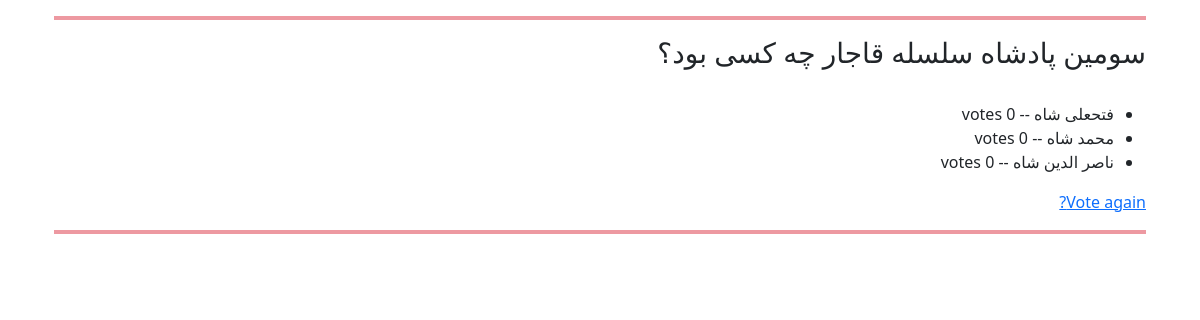
Screenshot of /polls/5/results/ with the database file from the repository.
### polls/models.py (models this page shows, shortened)
class Question(models.Model):
    question_text = models.CharField(max_length=200)
    pub_date = models.DateTimeField("date published")

class Choice(models.Model):
    question = models.ForeignKey(Question, on_delete=models.CASCADE)
    choice_text = models.CharField(max_length=200)
    votes = models.IntegerField(default=0)

### polls/views.py (the view)
# urls.py: path("<int:pk>/results/", views.ResultsView.as_view(), name="results"),
class ResultsView(generic.DetailView):
    model = Question
    template_name = "polls/results.html"

### polls/templates/polls/results.html
{% extends "polls/layout.html" %}
{% block content %}
<hr class="border border-danger border-2 opacity-50">
    <h3>{{ question.question_text }}</h3><br>
    <ul>
        {% for choice in question.choice_set.all %}
            <li>{{ choice.choice_text }} -- {{ choice.votes }} vote{{ choice.votes|pluralize }}</li>
        {% endfor %}
    </ul>
    <a href="{% url 'polls:detail' question.id %}">Vote again?</a>
    <hr class="border border-danger border-2 opacity-50">
{% endblock %}

### rows the page displays
Question: question_text "سومین ‌پادشاه سلسله قاجار چه کسی بود؟"
Choice: choice_text "فتحعلی شاه"
Choice: choice_text "محمد شاه"
Choice: choice_text "ناصر الدین شاه", votes "0"
